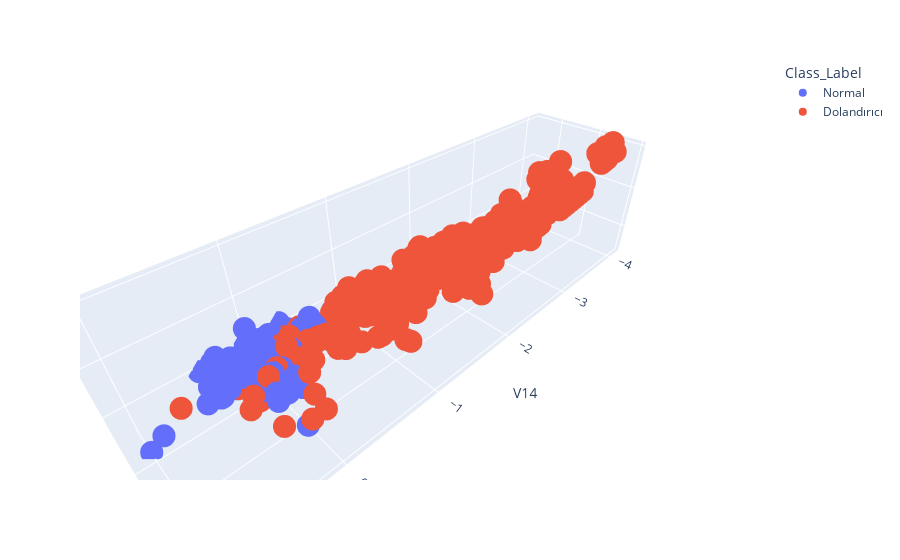

Notebook code for this chart:
### Markdown cell above
Bu grafikte dolandırıcı ve normal olan aktarımların miktarları normalize edilerek gösterilmiştir.Grafiğe baktığımızda dolandırıcı aktarımların miktarlarının çok geniş olduğu görülmektedir. Normal akışlar ise daha dar bir alana yayılmaktadır.

### Code cell
fig = px.scatter_3d(data3_norm, x='V14', y='V4', z='V11',
              color='Class_Label')
fig.show()

### Figure 1 — Plotly figure (JSON) as saved in the notebook; plotly's stock layout.template omitted (floating-point values rounded to 4 significant figures; data arrays with more than 128 entries replaced by an {"elided": "..."} marker saying what was removed)
{"data": [{"hovertemplate": "Class_Label=Normal<br>V14=%{x}<br>V4=%{y}<br>V11=%{z}<extra></extra>", "legendgroup": "Normal", "marker": {"color": "#636efa", "symbol": "circle"}, "mode": "markers", "name": "Normal", "scene": "scene", "showlegend": true, "type": "scatter3d", "x": {"elided": "439 float values"}, "y": {"elided": "439 float values"}, "z": {"elided": "439 float values"}}, {"hovertemplate": "Class_Label=Dolandırıcı<br>V14=%{x}<br>V4=%{y}<br>V11=%{z}<extra></extra>", "legendgroup": "Dolandırıcı", "marker": {"color": "#EF553B", "symbol": "circle"}, "mode": "markers", "name": "Dolandırıcı", "scene": "scene", "showlegend": true, "type": "scatter3d", "x": {"elided": "439 float values"}, "y": {"elided": "439 float values"}, "z": {"elided": "439 float values"}}], "layout": {"legend": {"title": {"text": "Class_Label"}, "tracegroupgap": 0}, "margin": {"t": 60}, "scene": {"domain": {"x": [0, 1], "y": [0, 1]}, "xaxis": {"title": {"text": "V14"}}, "yaxis": {"title": {"text": "V4"}}, "zaxis": {"title": {"text": "V11"}}}}}
